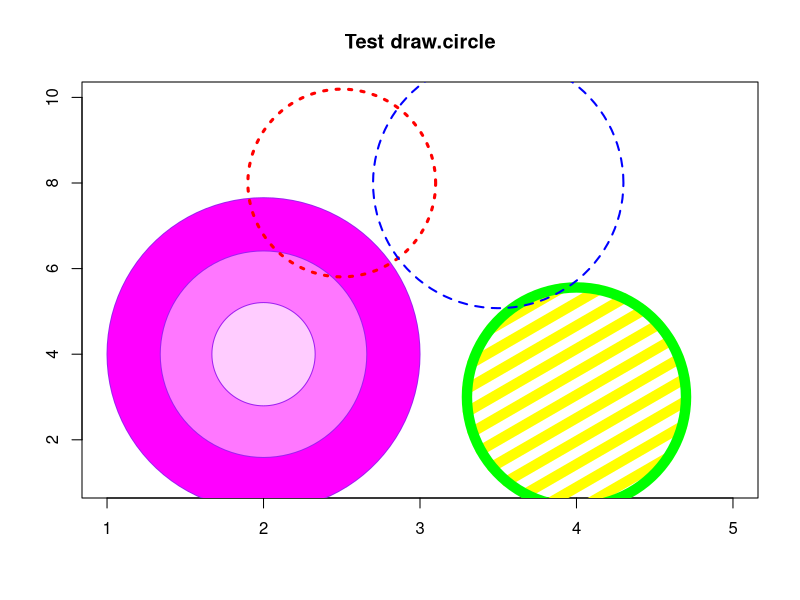

Write R code to recreate this figure.
library(plotrix)


### Name: draw.circle
### Title: Draw a circle
### Aliases: draw.circle
### Keywords: misc

### ** Examples

 plot(1:5,seq(1,10,length=5),type="n",xlab="",ylab="",main="Test draw.circle")
 draw.circle(2,4,c(1,0.66,0.33),border="purple",
  col=c("#ff00ff","#ff77ff","#ffccff"),lty=1,lwd=1)
 draw.circle(2.5,8,0.6,border="red",lty=3,lwd=3)
 draw.circle(4,3,0.7,border="green",col="yellow",lty=1,
  density=5,angle=30,lwd=10)
 draw.circle(3.5,8,0.8,border="blue",lty=2,lwd=2)
